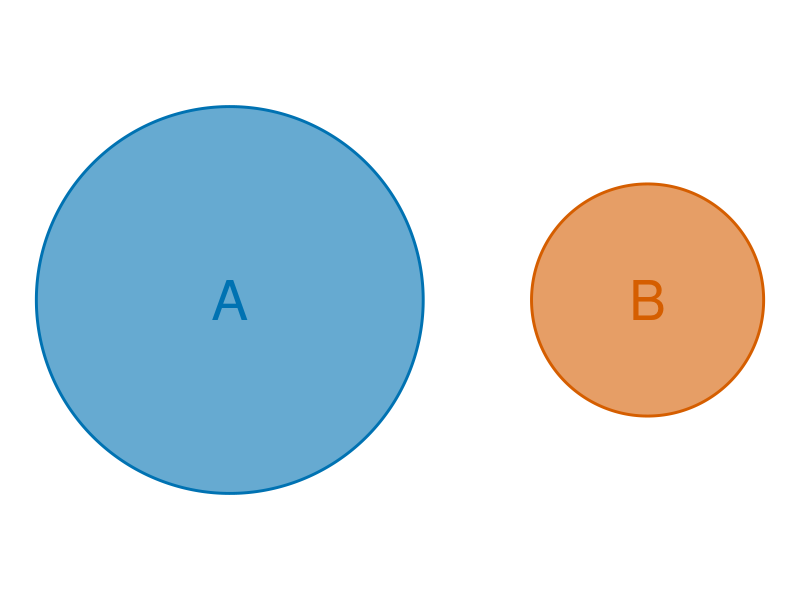
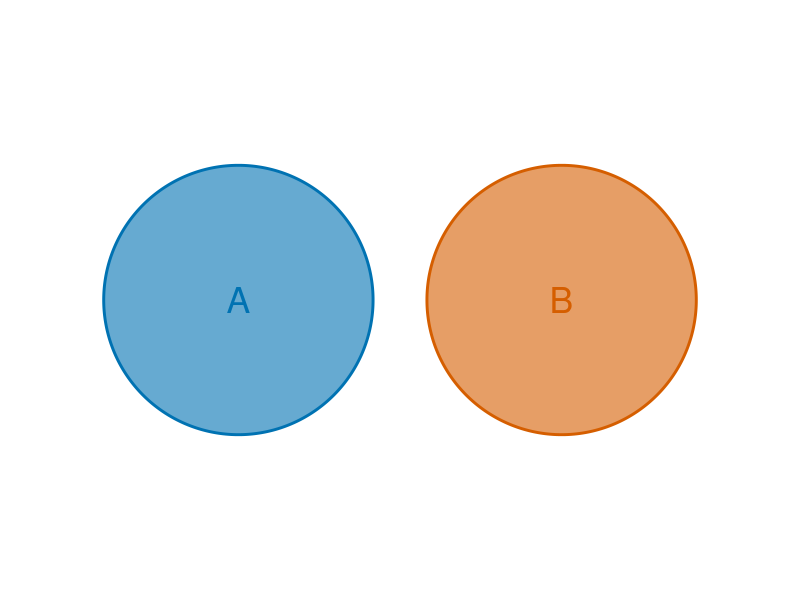
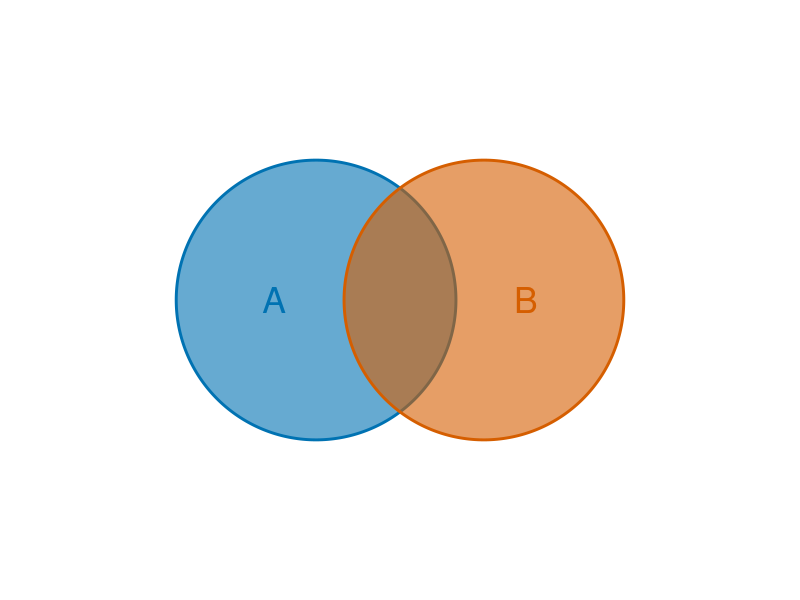
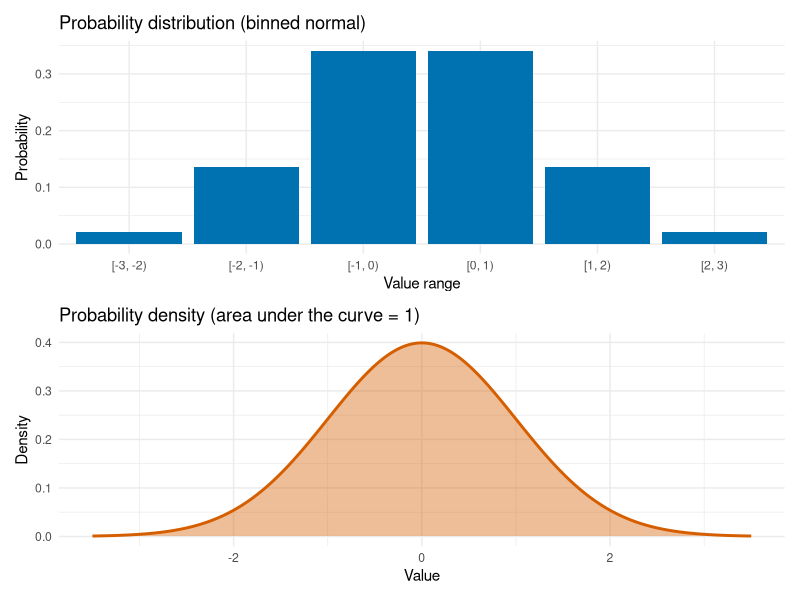
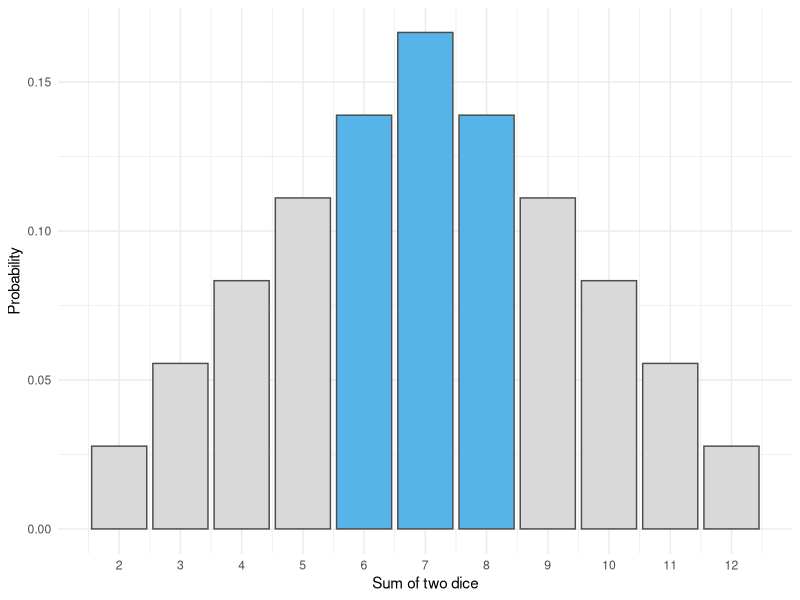

Source code (R) for these figures, in order:
## ---- chunk 1
#| label: fig-venn-sample-space
#| fig-cap: "Venn diagram representing the sample space of a random trial, with two mutually exclusive events where event A has a larger area than event B."
#| fig-alt: "A Venn diagram with two non-overlapping circles labeled A and B. Circle A is larger than circle B, indicating a higher probability for event A than event B. The circles are different colors and partially transparent on a transparent background."

library(ggplot2)

# Okabe-Ito colors
col_A <- "#0072B2"  # blue
col_B <- "#D55E00"  # vermillion

theta <- seq(0, 2*pi, length.out = 400)

# Event A (larger)
circle_A <- data.frame(
  x = cos(theta) * 1.25,
  y = sin(theta) * 1.25
)

# Event B (smaller, non-overlapping)
circle_B <- data.frame(
  x = cos(theta) * 0.75 + 2.7,
  y = sin(theta) * 0.75
)

ggplot() +
  geom_polygon(
    data = circle_A, aes(x, y),
    fill = col_A, color = col_A, alpha = 0.6, linewidth = 1
  ) +
  geom_polygon(
    data = circle_B, aes(x, y),
    fill = col_B, color = col_B, alpha = 0.6, linewidth = 1
  ) +
  annotate("text", x = 0,   y = 0, label = "A", size = 14, color = col_A) +
  annotate("text", x = 2.7, y = 0, label = "B", size = 14, color = col_B) +
  coord_fixed() +
  theme_void()


## ---- chunk 2
#| label: fig-venn-mutually-exclusive
#| fig-height: 3.5
#| fig-cap: "Venn diagram of two mutually exclusive events, where events A and B do not overlap."
#| fig-alt: "A Venn diagram with two non-overlapping circles labeled A and B, indicating mutually exclusive events with no shared outcomes."

library(ggplot2)

# Okabe–Ito colors
col_A <- "#0072B2"
col_B <- "#D55E00"

theta <- seq(0, 2*pi, length.out = 400)

circle_A <- data.frame(
  x = cos(theta),
  y = sin(theta)
)

circle_B <- data.frame(
  x = cos(theta) + 2.4,
  y = sin(theta)
)

ggplot() +
  geom_polygon(aes(x, y), circle_A, 
               fill = col_A, color = col_A, alpha = 0.6, linewidth = 1) +
  geom_polygon(aes(x, y), circle_B, 
               fill = col_B, color = col_B, alpha = 0.6, linewidth = 1) +
  annotate("text", x = 0,   y = 0, label = "A", size = 9, color = col_A) +
  annotate("text", x = 2.4, y = 0, label = "B", size = 9, color = col_B) +
  coord_fixed(xlim = c(-1.5, 3.9), ylim = c(-1.1, 1.1)) +
  theme_void()


## ---- chunk 3
#| label: fig-venn-not-mutually-exclusive
#| fig-height: 3.5
#| fig-cap: "Venn diagram of two non-exclusive events, where events A and B overlap."
#| fig-alt: "A Venn diagram with two overlapping circles labeled A and B, showing a shared region that represents outcomes common to both events."

library(ggplot2)

# Okabe–Ito colors
col_A <- "#0072B2"
col_B <- "#D55E00"

theta <- seq(0, 2*pi, length.out = 400)

# Center the overlapping circles in the figure
circle_A <- data.frame(
  x = cos(theta) - 0.6,
  y = sin(theta)
)

circle_B <- data.frame(
  x = cos(theta) + 0.6,
  y = sin(theta)
)

ggplot() +
  geom_polygon(aes(x, y), data = circle_A,
               fill = col_A, color = col_A, alpha = 0.6, linewidth = 1) +
  geom_polygon(aes(x, y), data = circle_B,
               fill = col_B, color = col_B, alpha = 0.6, linewidth = 1) +
  annotate("text", x = -0.9, y = 0, label = "A", size = 9, color = col_A) +
  annotate("text", x =  0.9, y = 0, label = "B", size = 9, color = col_B) +
  coord_fixed(xlim = c(-2.6, 2.6), ylim = c(-1.1, 1.1)) +
  theme_void()


## ---- chunk 4
#| label: fig-distribution-vs-density
#| fig-height: 7
#| fig-cap: "Comparison of a probability distribution and a probability density based on the same normal distribution. The top panel shows a discretized probability distribution, while the bottom panel shows the corresponding continuous probability density."
#| fig-alt: "Two vertically stacked plots based on a normal distribution. The top plot shows a discrete probability distribution from binning a normal distribution into intervals, with bars labeled by the bin ranges. The bottom plot shows a smooth normal probability density curve over the same range."

library(ggplot2)
library(patchwork)

# Common normal distribution parameters
mu <- 0
sigma <- 1

# Discretized probability distribution (binned normal)
breaks <- seq(-3, 3, by = 1)
left  <- head(breaks, -1)
right <- tail(breaks, -1)

dist_df <- data.frame(
  center = (left + right) / 2,
  prob   = pnorm(right, mu, sigma) - pnorm(left, mu, sigma),
  bin_label = paste0("[", left, ", ", right, ")")
)

# Ensure bins are ordered left-to-right on the x-axis
dist_df$bin_label <- factor(dist_df$bin_label, levels = dist_df$bin_label[order(dist_df$center)])

p_dist <- ggplot(dist_df, aes(x = bin_label, y = prob)) +
  geom_col(fill = "#0072B2", width = 0.9) +
  labs(
    title = "Probability distribution (binned normal)",
    x = "Value range",
    y = "Probability"
  ) +
  theme_minimal()

# Continuous probability density (normal)
x <- seq(-3.5, 3.5, length.out = 400)
dens_df <- data.frame(
  x = x,
  y = dnorm(x, mu, sigma)
)

p_dens <- ggplot(dens_df, aes(x = x, y = y)) +
  geom_area(fill = "#D55E00", alpha = 0.4) +
  geom_line(color = "#D55E00", linewidth = 1) +
  labs(
    title = "Probability density (area under the curve = 1)",
    x = "Value",
    y = "Density"
  ) +
  theme_minimal()

# Stack vertically for a roughly square figure
p_dist / p_dens

## ---- chunk 5
#| label: fig-dice-sum-range
#| fig-cap: "Probability distribution of the sum of two fair six-sided dice, with outcomes 6 through 8 highlighted to illustrate calculating the probability of a range."
#| fig-alt: "A bar chart showing the probability distribution for the sum of two dice from 2 to 12. Bars corresponding to sums of 6, 7, and 8 are highlighted, while other sums are shown in a lighter color."

library(ggplot2)

# All possible sums of two dice
sums <- expand.grid(d1 = 1:6, d2 = 1:6)
sums$S <- sums$d1 + sums$d2

dist_df <- as.data.frame(table(sums$S))
names(dist_df) <- c("sum", "count")
dist_df$sum <- as.numeric(as.character(dist_df$sum))
dist_df$prob <- dist_df$count / sum(dist_df$count)

# Highlight range 6–8
dist_df$highlight <- dist_df$sum %in% 6:8

ggplot(dist_df, aes(x = sum, y = prob)) +
  geom_col(aes(fill = highlight), color = "grey30") +
  scale_fill_manual(
    values = c("FALSE" = "grey85", "TRUE" = "#56B4E9"),
    guide = "none"
  ) +
  labs(
    x = "Sum of two dice",
    y = "Probability"
  ) +
  scale_x_continuous(breaks = 2:12) +
  theme_minimal()

